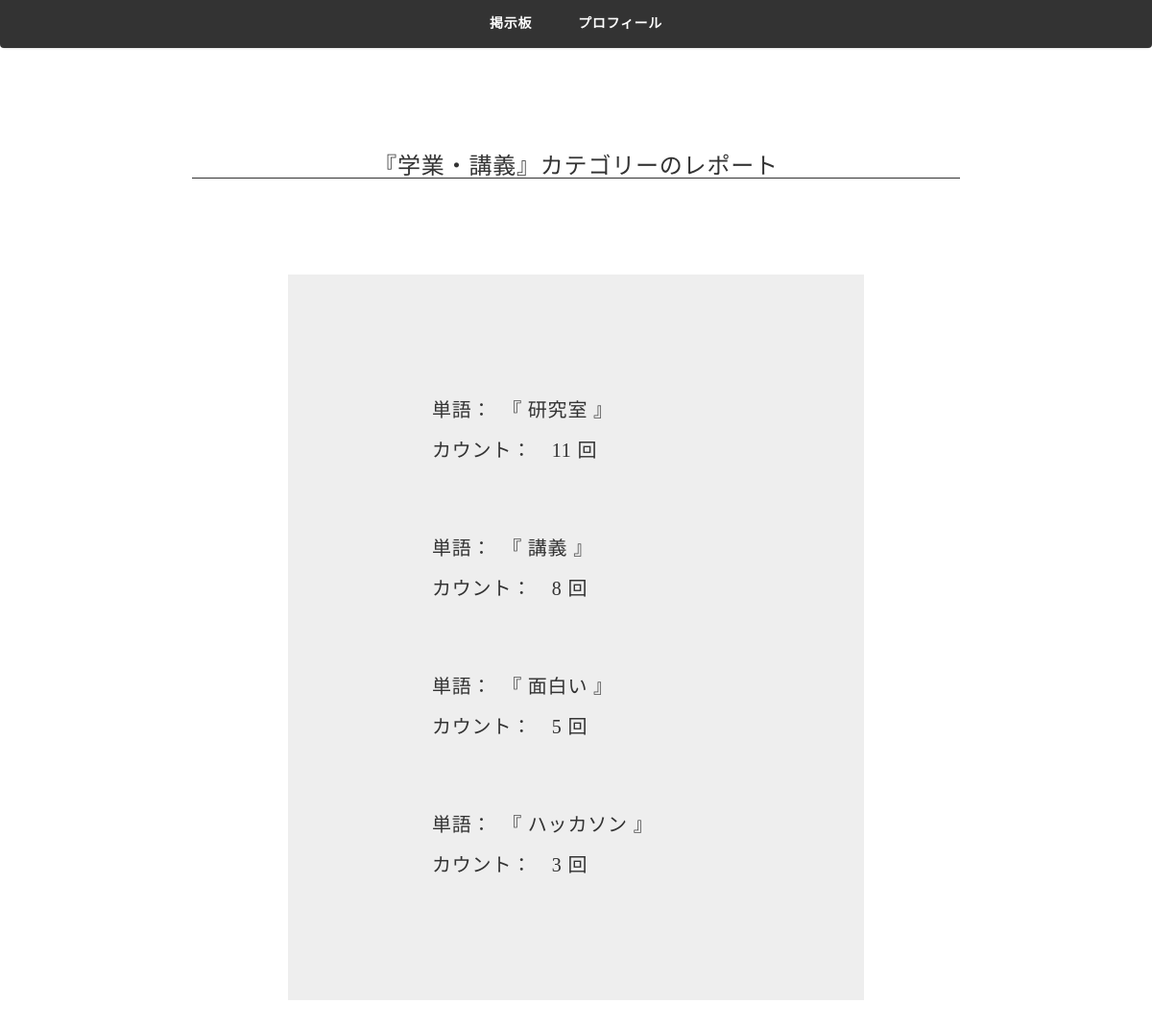
/report/1/ (signed in), run on the app's committed database.
### notice_board/models.py (models this page shows, shortened)
class Report(models.Model):
    university = models.ForeignKey('University', on_delete=models.CASCADE)
    category = models.ForeignKey('Category', on_delete=models.CASCADE)
    word = models.CharField(max_length=1000)
    content = models.IntegerField(default=0)

### notice_board/views.py (the view)
# urls.py: path('report/<int:pk>/', views.ReportView, name='report'),
@login_required
def ReportView(request, pk):
    if pk == 1:
        cate = '学業・講義'
    elif pk == 2:
        cate='サークル・部活動'
    elif pk == 3:
        cate='アルバイト'
    elif pk == 4:
        cate='就職活動'
    elif pk == 5:
        cate='趣味・遊び'
    elif pk == 6:
        cate = 'その他・雑談'
    reports = Report.objects.filter(category=pk)
    profile = UserProfile.objects.get(user=request.user)
    threads = Thread.objects.filter(category=pk, university=profile.university)
    return render(request, 'notice_board/report.html', {'category':cate, 'profile': profile, 'reports':reports})

### notice_board/templates/notice_board/report.html
{% extends "notice_board/base.html" %}
{% load static %}
{% block content %}
<div class="report-section section">
    <div class="section-title report-title">
        <h3>『{{ category }}』カテゴリーのレポート</h3>
    </div>
    <div class="section-body report-body">
        {% for report in reports %}
        <div class="report-item">
            <h3 class="report-word">単語：　『 {{ report.word }} 』</h3>
            <h3 class="report-content">カウント：　{{ report.content }} 回</h3>
        </div>
        {% endfor %}
    </div>
</div>
{% endblock %}

### notice_board/static/css/notice_board.css (style rules this page uses)
body { color: darkslategrey; font-family: "游ゴシック Medium", "Yu Gothic Medium", "游ゴシック体", "YuGothic", "メイリオ", "Meiryo", "ＭＳ Ｐゴシック", "MS PGothic"; font-size: 15px; line-height: 1.8; letter-spacing: .8px; word-break: break-all; color: #333; padding-top: 60px; }
.section { max-width: 800px; text-align: center; margin : 0 auto; }
.report-title h3 { margin: 100px auto; background: linear-gradient(transparent 95%, #333 20%) }
.report-body { width: 600px; margin: 50px auto; background-color: #EEE; padding: 50px 50px; }
.report-item { margin: 80px auto; width: 300px; text-align: left; }
.report-item h3 { font-size: 20px; }

### data on the page
Report: word "研究室", content "11"
Report: word "講義", content "8"
Report: word "面白い", content "5"
Report: word "ハッカソン", content "3"

### other printed values
{{ category }} "学業・講義"
